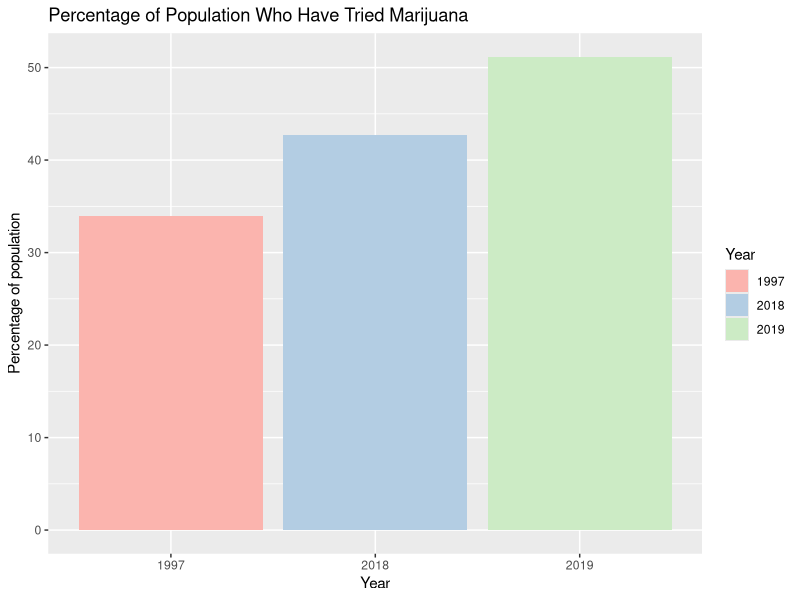

Write the R code that produced this figure.
## ---- chunk 1
# install.packages("tidyverse")
library(tidyverse)

# Load required library and upload csv file
marihuana_consumption <- read_csv("marijuana_data.csv")

head(marihuana_consumption)
## ---- chunk 2
# Filter for selected years: 1997, 2018, 2019
# and calculate the percentage of population who have tried marijuana for each year

filtered_marihuana_consumption <- marihuana_consumption %>% 
  filter(year %in% c(1997, 2018, 2019)) %>% 
  group_by(year) %>% 
  summarise(percent_population = mean(have_tried_marijuana) * 100)

head(marihuana_consumption)
## ---- chunk 3
ggplot(filtered_marihuana_consumption, aes(x = factor(year), y = percent_population, 
                                           fill = factor(year))) +
  geom_col() +
  scale_fill_brewer(palette = "Pastel1") +
  labs(
    title = "Percentage of Population Who Have Tried Marijuana",
    x = "Year",
    y = "Percentage of population",
    fill = "Year"
  )
